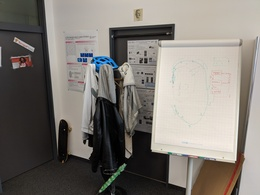
%> input picture 4 - Point Feature Detection/images/img_1.jpg, 260 x 195 px, shrunk from 4032 x 3024 before the run
$ octave main.m   (GNU Octave 9; MATLAB toolbox functions it lacks are replaced by stand-ins)
%> lines starting %> are read from the running program, lines starting %| are printed output that depends on the picture
### 4 - Point Feature Detection/getImage.m
function image = getImage(image_path, rescale_factor)
%> called with image_path = 'images/img_1.jpg', rescale_factor = 0.2
    image = im2double(imresize(rgb2gray(imread(image_path)),...
        rescale_factor));
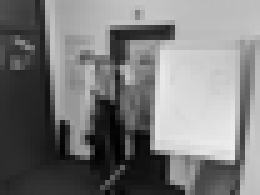
%> image: size 39x52 double (shown 5 times larger); min 0, max 0.929, mean 0.477
end

### 4 - Point Feature Detection/extractKeypoints.m
function kpt_locations = extractKeypoints(DoGs, contrast_threshold)
    num_octaves = numel(DoGs);
    kpt_locations = cell(1, num_octaves);
    for oct_idx = 1:num_octaves
       DoG = DoGs{oct_idx};
       % This is some neat trick to avoid for loops.
       DoG_max = imdilate(DoG, true(3, 3, 3));
       % Equivalent to this is:
       % DoG_max = movmax(movmax(movmax(DoG, 3, 1), 3, 2), 3, 3);
       is_kpt = (DoG == DoG_max) & (DoG >= contrast_threshold);
       % We do not consider the extrema at the boundaries of the DoGs.
       is_kpt(:, :, 1) = false;
       is_kpt(:, :, end) = false;
       [x, y, s] = ind2sub(size(is_kpt), find(is_kpt));
       kpt_locations{oct_idx} = horzcat(x, y, s);
    end
end

### 4 - Point Feature Detection/computeDescriptors.m
function [descriptors, final_kpt_locations] = ...
    computeDescriptors(blurred_images, kpt_locations, rot_invariant)
num_octaves = numel(blurred_images);
assert(num_octaves == numel(kpt_locations));

descriptors = {};
final_kpt_locations = {};

% The magic multiplication of 1.5 taken from Lowe's paper.
gausswindow = fspecial('gaussian', [16, 16], 16 * 1.5);
for oct_idx = 1:num_octaves
    oct_blurred_imgs = blurred_images{oct_idx};
    oct_kpt_locations = kpt_locations{oct_idx};
    % Only go through relevant images.
    relevant_img_indices = unique(oct_kpt_locations(:, 3));
    for img_idx = relevant_img_indices'
        curr_image = oct_blurred_imgs(:, :, img_idx);
        [rows_img, cols_img] = size(curr_image );
        [Gmag, Gdir] = imgradient(curr_image );

        is_kpt_in_image = oct_kpt_locations(:, 3) == img_idx;
        img_kpt_locations = oct_kpt_locations(is_kpt_in_image, :);
        img_kpt_locations = img_kpt_locations(:, 1:2);

        num_kpts = size(img_kpt_locations, 1);
        img_descriptors = zeros(num_kpts, 128);
        is_valid = false(num_kpts, 1);
        for corner_idx = 1:num_kpts
            row = img_kpt_locations(corner_idx, 1);
            col = img_kpt_locations(corner_idx, 2);
            if row > 8 && col > 8 && row < rows_img - 7 && ...
                    col < cols_img - 7
                is_valid(corner_idx) = true;
                Gmag_loc = Gmag(row-8:row+7, col-8:col+7);
                Gmag_loc_w = Gmag_loc.*gausswindow;
                Gdir_loc = Gdir(row-8:row+7, col-8:col+7);

                Gmag_loc_derotated_w = Gmag_loc_w;
                Gdir_loc_derotated = Gdir_loc;

                if rot_invariant == 1
                    % compute dominant direction through looking at the most
                    % common orientation in the histogram, spaced at 10 deg
                    angle_edges = -180:10:180;
                    orient_hist = weightedhistc(Gdir_loc(:), Gmag_loc_w(:), angle_edges);
                    [~, max_orient_idx] = max(orient_hist);
                    Gdir_loc_principal = (angle_edges(max_orient_idx) +...
                    angle_edges(max_orient_idx + 1)) / 2;

                    % derotate patch
                    patch_derotated = derotatePatch(curr_image, [row, col], 16, Gdir_loc_principal);
                    [Gmag_loc_derotated, Gdir_loc_derotated] = imgradient(patch_derotated);
                    Gmag_loc_derotated_w = Gmag_loc_derotated * gausswindow;
                end

                N_tmp = 1;
                for ix=1:1:4
                    for iy=1:1:4
                        N_w = weightedhistc(...
                            reshape(Gdir_loc_derotated(4*ix-3:4*ix,4*iy-3:4*iy),1,16)...
                            , reshape(Gmag_loc_derotated_w(4*ix-3:4*ix,4*iy-3:4*iy),1,16)...
                            , -180:45:180);
                        img_descriptors(corner_idx , N_tmp:N_tmp+7) = N_w(1, 1:8);
                        N_tmp = N_tmp + 8;
                    end
                end
            end
        end
        % Adapt keypoint location such that they correspond to the
        % originial image dimensions.
        img_kpt_locations = img_kpt_locations.*2^(oct_idx - 1);
        % Only store valid keypoints.
        descriptors{end+1} = img_descriptors(is_valid, :);
        final_kpt_locations{end+1} = img_kpt_locations(is_valid, :);
    end
end
% Normalize the descriptors such that they have unit norm.
descriptors = normalize(cell2mat(descriptors'), 2, 'norm', 2);
final_kpt_locations = cell2mat(final_kpt_locations');
end

### 4 - Point Feature Detection/main.m
clear all
close all
clc

rotation_inv = 1;

num_scales = 3; % Scales per octave.
num_octaves = 5; % Number of octaves.
sigma = 1.6;
contrast_threshold = 0.04;
image_file_1 = 'images/img_1.jpg';
image_file_2 = 'images/img_2.jpg';
rescale_factor = 0.2; % Rescaling of the original image for speed.

images = {getImage(image_file_1, rescale_factor),...
    getImage(image_file_2, rescale_factor)};
%> call 2 of getImage, with image_path = 'images/img_2.jpg', rescale_factor = 0.2
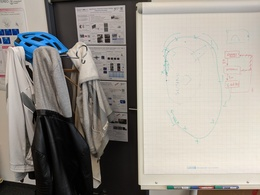
%> input picture 4 - Point Feature Detection/images/img_2.jpg, 260 x 195 px, shrunk from 4032 x 3024 before the run
%> in getImage (call 2), `image = im2double(imresize(rgb2gray(imread(image_path)), rescale_facto..`:
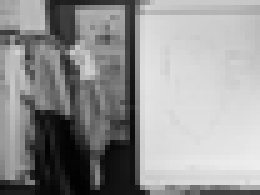
%> image: size 39x52 double (shown 5 times larger); min 0.00784, max 0.929, mean 0.579
%> images = 2 items

kpt_locations = cell(1, 2);
descriptors = cell(1, 2);

for img_idx = 1:2
    pyramid = cell(1, num_octaves);
    blurred_images = cell(1, num_octaves);
    DoGs = cell(1, num_octaves);
    % Write code to compute:
    % 1)    image pyramid. Number of images in the pyarmid equals
    %       'num_octaves'.
    pyramid{1} = images{img_idx};
    for idx = 2:num_octaves
       pyramid{idx} = imresize(pyramid{idx - 1}, 0.5);
    end

    num_octaves = numel(pyramid);
    blurred_images = cell(1, num_octaves);

    for o=1:num_octaves
        im_1 = images{1}(1:o:end, 1:o:end);
        im_2 = images{2}(1:o:end, 1:o:end);

    %3D Volume, left and right side
        gaussian_stack = zeros([size(pyramid{o}) num_scales+3]);
        dog_stack = zeros(size(images{1},1), size(images{1}, 2), num_octaves);

    % 2)    blurred images for each octave. Each octave contains
    %       'num_scales + 3' blurred images.
        for i=1:(num_scales+3)
        current_sigma = 2^(i-2/num_scales)*sigma;
        gaussian_stack(:,:,i) = imgaussfilt(pyramid{o}, current_sigma);
        end
        blurred_images{o} = gaussian_stack;
    end

    for o=1:num_octaves
    % 3)    'num_scales + 2' difference of Gaussians for each octave.
        DoG =  zeros(size(blurred_images{o})-[0 0 1]);
        num_dogs_per_octave = size(DoG, 3);
        for dog_idx = 1:num_dogs_per_octave
           DoG(:, :, dog_idx) = abs(...
               blurred_images{o}(:, :, dog_idx + 1) - ...
               blurred_images{o}(:, :, dog_idx));
        end
    % 4)    Compute the keypoints with non-maximum suppression and
    %       discard candidates with the contrast threshold.
        DoGs{o} = DoG;
    end

    tmp_kpt_locations = extractKeypoints(DoGs, contrast_threshold);

    % 5)    Given the blurred images and keypoints, compute the
    %       descriptors. Discard keypoints/descriptors that are too close
    %       to the boundary of the image. Hence, you will most likely
    %       lose some keypoints that you have computed earlier.

    [descriptors{img_idx}, kpt_locations{img_idx}] =...
            computeDescriptors(blurred_images, tmp_kpt_locations, rotation_inv);
end
%> after the loop, DoGs = 5 items; blurred_images = 5 items; descriptors = 2 items; kpt_locations = {[28 25; 26 38], [29 13; 27 42]}; pyramid = 5 items

% Finally, match the descriptors using the function 'matchFeatures' and
% visualize the matches with the function 'showMatchedFeatures'.
% If you want, you can also implement the matching procedure yourself using
% 'knnsearch'.
indexPairs = matchFeatures(descriptors{1}, descriptors{2},...
    'MatchThreshold', 100, 'MaxRatio', 0.7, 'Unique', true);
%> indexPairs = [2 2]
% Flip row and column to change to image coordinate system.
% Before         Now
% -----> y       -----> x
% |              |
% |              |
% ⌄              ⌄
% x              y
kpt_matched_1 = fliplr(kpt_locations{1}(indexPairs(:,1), :));
%> kpt_matched_1 = [38 26]
kpt_matched_2 = fliplr(kpt_locations{2}(indexPairs(:,2), :));
%> kpt_matched_2 = [42 27]

figure; ax = axes;
showMatchedFeatures(images{1}, images{2}, kpt_matched_1, kpt_matched_2, ...
    'montage','Parent',ax);
title(ax, 'Candidate point matches');
legend(ax, 'Matched points 1','Matched points 2');
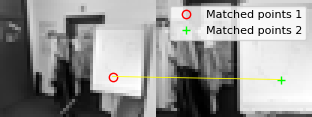
%> figure redrawn from the program's plot data; shown 3 times larger; its title reads 'Candidate point matches'
